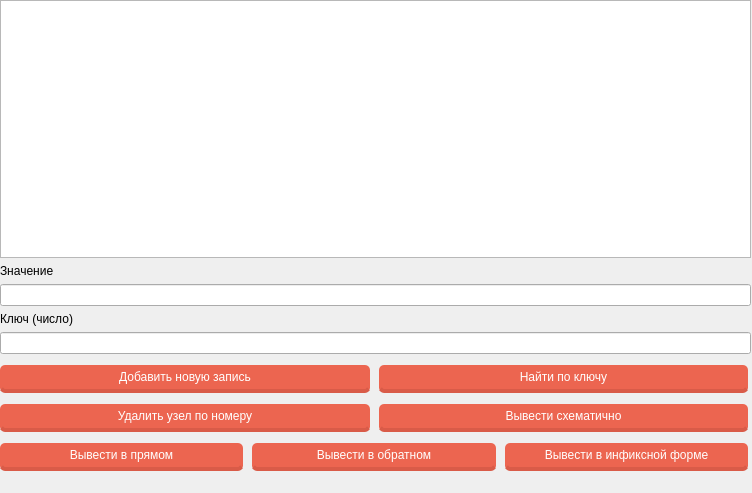
<?xml version="1.0" encoding="UTF-8"?>
<ui version="4.0">
 <class>MainWindow</class>
 <widget class="QMainWindow" name="MainWindow">
  <property name="geometry">
   <rect>
    <x>0</x>
    <y>0</y>
    <width>752</width>
    <height>493</height>
   </rect>
  </property>
  <property name="windowTitle">
   <string>MainWindow</string>
  </property>
  <widget class="QWidget" name="centralwidget">
   <widget class="QWidget" name="layoutWidget">
    <property name="geometry">
     <rect>
      <x>0</x>
      <y>0</y>
      <width>751</width>
      <height>471</height>
     </rect>
    </property>
    <layout class="QVBoxLayout" name="verticalLayout_7">
     <item>
      <layout class="QVBoxLayout" name="verticalLayout_4">
       <item>
        <layout class="QHBoxLayout" name="horizontalLayout_5"/>
       </item>
       <item>
        <layout class="QVBoxLayout" name="verticalLayout_5">
         <item>
          <widget class="QTextBrowser" name="output_2"/>
         </item>
        </layout>
       </item>
      </layout>
     </item>
     <item>
      <widget class="QLabel" name="label_3">
       <property name="text">
        <string>Значение</string>
       </property>
      </widget>
     </item>
     <item>
      <widget class="QLineEdit" name="pushLine"/>
     </item>
     <item>
      <widget class="QLabel" name="label_4">
       <property name="text">
        <string>Ключ (число)</string>
       </property>
      </widget>
     </item>
     <item>
      <widget class="QLineEdit" name="pushLine_3"/>
     </item>
     <item>
      <layout class="QHBoxLayout" name="horizontalLayout_8">
       <item>
        <widget class="QPushButton" name="empty">
         <property name="styleSheet">
          <string notr="true">float: rigth;
margin-right: 3%;
margin-top: 5px;
border-radius: 5px;
-moz-border-radius: 5px;
-webkit-border-radius: 5px;
padding: 5px 9px;
font-size: 1.2em;
background-color: rgba(236, 101, 80, 1);
text-shadow: #4545545 0 0 2px;
border-bottom: 4px solid rgba(217, 91, 72, 1);
color: white;
font-family: 'Roboto Slab', serif;</string>
         </property>
         <property name="text">
          <string>Добавить новую запись</string>
         </property>
        </widget>
       </item>
       <item>
        <widget class="QPushButton" name="size">
         <property name="styleSheet">
          <string notr="true">float: rigth;
margin-right: 3%;
margin-top: 5px;
border-radius: 5px;
-moz-border-radius: 5px;
-webkit-border-radius: 5px;
padding: 5px 9px;
font-size: 1.2em;
background-color: rgba(236, 101, 80, 1);
text-shadow: #4545545 0 0 2px;
border-bottom: 4px solid rgba(217, 91, 72, 1);
color: white;
font-family: 'Roboto Slab', serif;</string>
         </property>
         <property name="text">
          <string>Найти по ключу</string>
         </property>
        </widget>
       </item>
      </layout>
     </item>
     <item>
      <layout class="QVBoxLayout" name="verticalLayout_6">
       <item>
        <layout class="QHBoxLayout" name="horizontalLayout_6">
         <item>
          <widget class="QPushButton" name="capacity">
           <property name="styleSheet">
            <string notr="true">float: rigth;
margin-right: 3%;
margin-top: 5px;
border-radius: 5px;
-moz-border-radius: 5px;
-webkit-border-radius: 5px;
padding: 5px 9px;
font-size: 1.2em;
background-color: rgba(236, 101, 80, 1);
text-shadow: #4545545 0 0 2px;
border-bottom: 4px solid rgba(217, 91, 72, 1);
color: white;
font-family: 'Roboto Slab', serif;</string>
           </property>
           <property name="text">
            <string>Удалить узел по номеру</string>
           </property>
          </widget>
         </item>
         <item>
          <widget class="QPushButton" name="insert_3">
           <property name="styleSheet">
            <string notr="true">float: rigth;
margin-right: 3%;
margin-top: 5px;
border-radius: 5px;
-moz-border-radius: 5px;
-webkit-border-radius: 5px;
padding: 5px 9px;
font-size: 1.2em;
background-color: rgba(236, 101, 80, 1);
text-shadow: #4545545 0 0 2px;
border-bottom: 4px solid rgba(217, 91, 72, 1);
color: white;
font-family: 'Roboto Slab', serif;</string>
           </property>
           <property name="text">
            <string>Вывести схематично</string>
           </property>
          </widget>
         </item>
        </layout>
       </item>
       <item>
        <layout class="QHBoxLayout" name="horizontalLayout_7">
         <item>
          <widget class="QPushButton" name="erase">
           <property name="styleSheet">
            <string notr="true">float: rigth;
margin-right: 3%;
margin-top: 5px;
border-radius: 5px;
-moz-border-radius: 5px;
-webkit-border-radius: 5px;
padding: 5px 9px;
font-size: 1.2em;
background-color: rgba(236, 101, 80, 1);
text-shadow: #4545545 0 0 2px;
border-bottom: 4px solid rgba(217, 91, 72, 1);
color: white;
font-family: 'Roboto Slab', serif;</string>
           </property>
           <property name="text">
            <string>Вывести в прямом</string>
           </property>
          </widget>
         </item>
         <item>
          <widget class="QPushButton" name="clear">
           <property name="styleSheet">
            <string notr="true">float: rigth;
margin-right: 3%;
margin-top: 5px;
border-radius: 5px;
-moz-border-radius: 5px;
-webkit-border-radius: 5px;
padding: 5px 9px;
font-size: 1.2em;
background-color: rgba(236, 101, 80, 1);
text-shadow: #4545545 0 0 2px;
border-bottom: 4px solid rgba(217, 91, 72, 1);
color: white;
font-family: 'Roboto Slab', serif;</string>
           </property>
           <property name="text">
            <string>Вывести в обратном</string>
           </property>
          </widget>
         </item>
         <item>
          <widget class="QPushButton" name="insert">
           <property name="styleSheet">
            <string notr="true">float: rigth;
margin-right: 3%;
margin-top: 5px;
border-radius: 5px;
-moz-border-radius: 5px;
-webkit-border-radius: 5px;
padding: 5px 9px;
font-size: 1.2em;
background-color: rgba(236, 101, 80, 1);
text-shadow: #4545545 0 0 2px;
border-bottom: 4px solid rgba(217, 91, 72, 1);
color: white;
font-family: 'Roboto Slab', serif;</string>
           </property>
           <property name="text">
            <string>Вывести в инфиксной форме</string>
           </property>
          </widget>
         </item>
        </layout>
       </item>
      </layout>
     </item>
     <item>
      <layout class="QHBoxLayout" name="horizontalLayout_2"/>
     </item>
    </layout>
   </widget>
  </widget>
  <widget class="QMenuBar" name="menubar">
   <property name="geometry">
    <rect>
     <x>0</x>
     <y>0</y>
     <width>752</width>
     <height>26</height>
    </rect>
   </property>
  </widget>
 </widget>
 <resources/>
 <connections/>
</ui>
